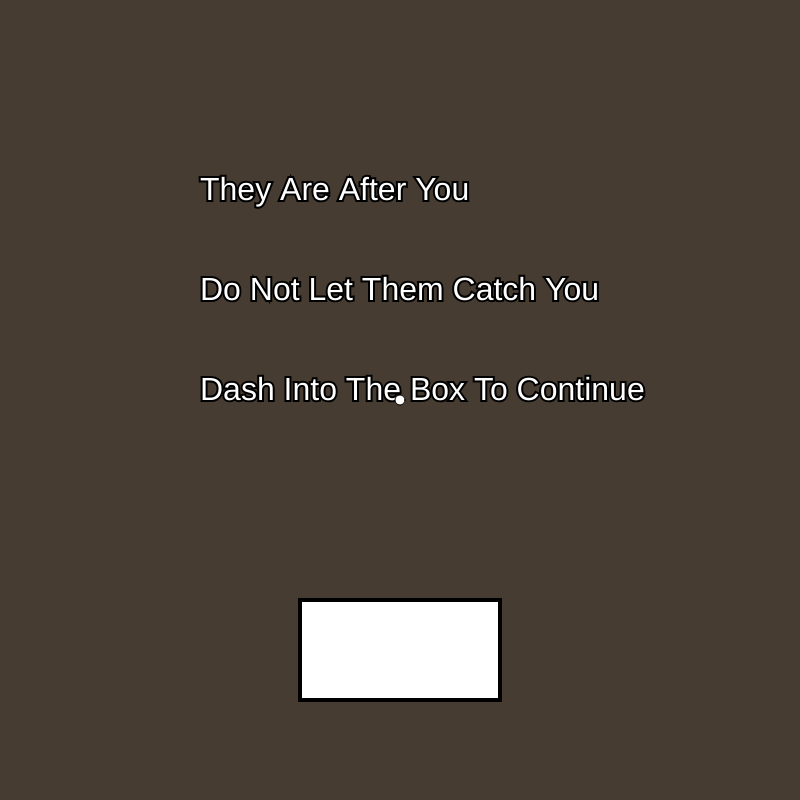
Frame 1 (no input)
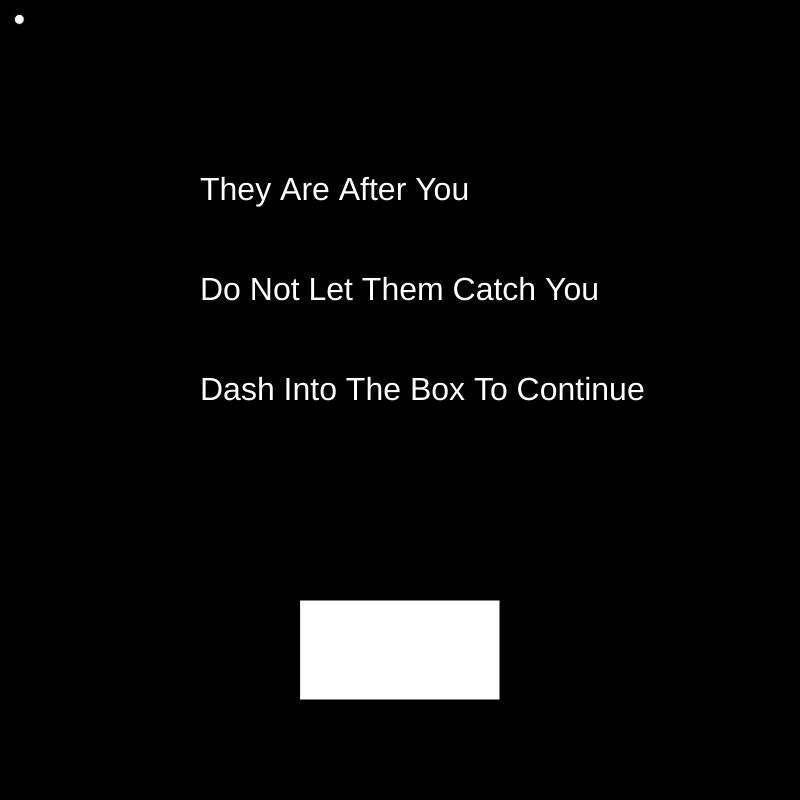
Frame 60 (no input)
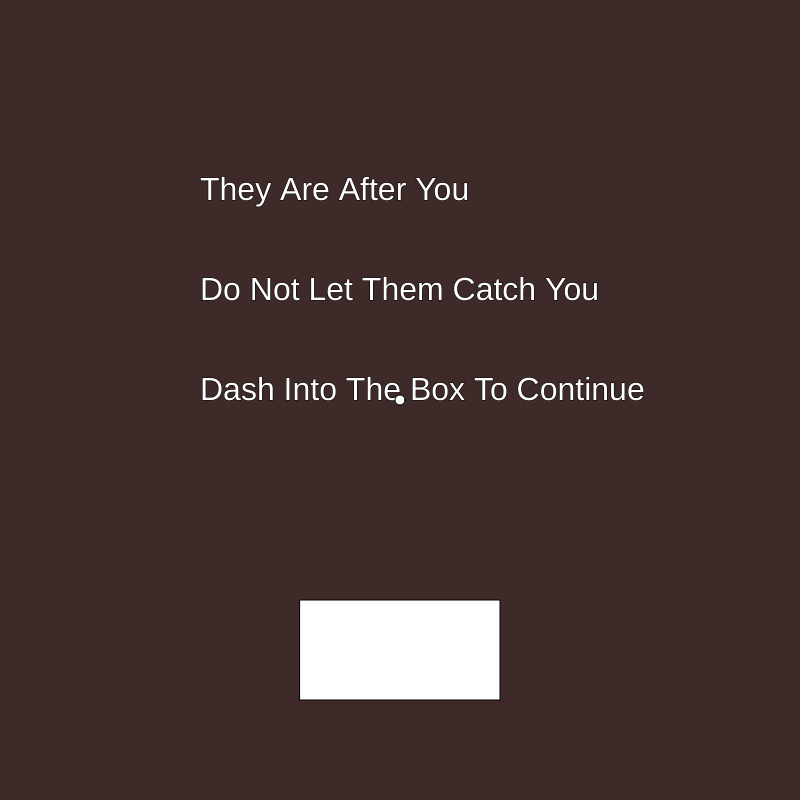
Frame 120 (the mouse pressed at the canvas centre since frame 60)

The p5.js sketch that drew these frames (run headless with seeded random() and noise() and a simulated clock; from frame 60 on, the mouse is pressed at the canvas centre):

// p5.js sketch
// ── sketch.js
let level =0
function setup() {
  frameRate(60);
  createCanvas(800, 800);
  timer = 0;
  x = width / 2;
  y = height / 2;
  stroke(0);
  strokeWeight(1);
  let prevX;
  let prevY;

  textSize(32);
  fill(255);
  stroke(0);
  strokeWeight(4);
  leveltimer = 0;
  Chaser1 = [-100, -100, 0, -1];

  Chaser2 = [-100, height+100, 0, -1];
  
  Chaser3 = [width+100, height+100, 0, -1];
  
  Tracer1 = [width+100, -100,0,0,-1]
  Tracer2 = [-100, height+100,0,0,-1]
  
  Racer1 = [width+200,-200,0,0,100]
  
  gameover = false;
}

function draw() {
  if(level == 0){
    r = map(timer, 100, 0, 150, 0);
  g = map(timer, 100, 0, 100, 0);
  b = map(timer, 100, 0, 100, 0);
  background(r, g, b);
    if (timer > 0) {
    timer--;
  } else if (timer < 1 && timer > -10) {
    background(70 + timer * 5, 60 + timer * 5, 50 + timer * 5);
    timer--;
  }
    text('They Are After You', 200,200);
    text('Do Not Let Them Catch You', 200,300);
    text('Dash Into The Box To Continue', 200,400);
    rect(300,600,200,100)
    leveltimer = 0
  }
  if (level == 0) {
    if(mouseX>300&&mouseX<500&&mouseY>600&&mouseY<700){
      if (timer <= 0){
      if(mouseIsPressed){
        level =1
        
        
      }}
    }
  }
  if (level == 1) {
  r = map(timer, 100, 0, 150, 50);
  g = map(timer, 100, 0, 100, 150);
  b = map(timer, 100, 0, 100, 250);
  background(r, g, b);
    if (timer > 0) {
    timer--;
  } else if (timer < 1 && timer > -10) {
    background(200 + timer * 5, 200 + timer * 5, 250 + timer * 5);
    timer--;
  }

  }
  if (level == 2) {
  r = map(timer, 100, 0, 150, 70);
  g = map(timer, 100, 0, 100, 250);
  b = map(timer, 100, 0, 100, 145);
  background(r, g, b);
    if (timer > 0) {
    timer--;
  } else if (timer < 1 && timer > -10) {
    background(200 + timer * 5, 260 + timer * 5, 240 + timer * 5);
    timer--;
  }

  }
   if (level == 3) {
  r = map(timer, 100, 0, 150, 200);
  g = map(timer, 100, 0, 100, 50);
  b = map(timer, 100, 0, 100, 50);
  background(r, g, b);
    if (timer > 0) {
    timer--;
  } else if (timer < 1 && timer > -10) {
    background(220 + timer * 5, 100 + timer * 5, 100 + timer * 5);
    timer--;
  }

  }
  if (level == 10) {
  r = map(timer, 100, 0, 150, 250);
  g = map(timer, 100, 0, 100, 200);
  b = map(timer, 100, 0, 100, 100);
  background(r, g, b);
    if (timer > 0) {
    timer--;
  } else if (timer < 1 && timer > -10) {
    background(260 + timer * 5, 240 + timer * 5, 200 + timer * 5);
    timer--;
  }

  }

  //cooldown
  
  if (mouseIsPressed) {
    if (timer <= 0) {
      timer = 100;

      //slash
      prevX = x;
      prevY = y;
      x = mouseX;
      y = mouseY;
      stroke(255, 220, 255);
      strokeWeight(10);
      line(prevX, prevY, x, y);

      stroke(0, 0, 0);
      strokeWeight(1);
    }
  }
  //object
  fill(255, 255, 255);
  stroke(0, 0, 0);
  strokeWeight(1);
  ellipse(x, y, 10);
  x += map(mouseX - x, -width, width, -40, 40);
  y += map(mouseY - y, -height, height, -40, 40);
  leveltimer++;

  //enemies--
  //1-Chaser: directly comes at the player through diagonals
  //2-Tracer: approaches the player indirectly,through orbit
  //3-Racer: rapidly bounces around the screen
  
  if (level == 1) {
    if(leveltimer<100){
      textSize(50);
    text('Level 1', 340,390);
      text('Do Not Die', 300,450);
    }
    if (leveltimer == 200) {
      
      Chaser1 = newChaser(Chaser1);
    }
    if (leveltimer == 400){
      Tracer1 = newTracer(Tracer1)
    }
    
    if (leveltimer == 600) {
       Chaser2 = newChaser(Chaser2);
    }
    if(leveltimer > 100 && leveltimer <1400){
      Racer1=Racer(Racer1)
    }
    
    Chaser1 = Chaser(Chaser1);
    Chaser2 = Chaser(Chaser2);
    Tracer1 = Tracer(Tracer1);
    if(leveltimer > 1600){
      level = 2
      leveltimer = 0 
      newRacer()
    }
  }
  if (level == 2) {
     if(leveltimer<100){
      textSize(50);
    text('Level 2', 340,390);
      text('Do Not Die', 300,450);
    }
    if (leveltimer == 200){
    Chaser1 = newChaser(Chaser1);
    Tracer1 = newTracer(Tracer1)
    
      Tracer2 = newTracer(Tracer2)
    
    }
    if (leveltimer == 820){
    
    Tracer1 = newTracer(Tracer1)
    
      Tracer2 = newTracer(Tracer2)
    
    }
    Chaser1 = Chaser(Chaser1);
    
    Tracer1 = Tracer(Tracer1);
    Tracer2 = Tracer(Tracer2);
    if(leveltimer > 100 && leveltimer <1400){
      Racer1=Racer(Racer1)
    }
    if(leveltimer >1500){
      level = 3
      leveltimer = 0 
      newRacer()
    }
  }
   if (level == 3) {
     if(leveltimer<100){
      textSize(50);
    text('Level 3', 340,390);
      text('Do Not Die', 300,450);
    }
    if (leveltimer == 200){
    Chaser1 = newChaser(Chaser1);
    
    
    }
     if (leveltimer == 400){
    Chaser2 = newChaser(Chaser2);
    
    
    }
     if (leveltimer == 600){
    Chaser3 = newChaser(Chaser3);
    
    
    }
    if (leveltimer == 800){
    
    Tracer1 = newTracer(Tracer1)
    
      Tracer2 = newTracer(Tracer2)
    
    }
     if(leveltimer > 800 && leveltimer <1400){
      Racer1=Racer(Racer1)
    }
    Chaser1 = Chaser(Chaser1);
    Chaser2 = Chaser(Chaser2);
    Chaser3 = Chaser(Chaser3);
    Tracer1 = Tracer(Tracer1);
    Tracer2 = Tracer(Tracer2);
    
    if(leveltimer >1500){
      level = 10
    }
  }
  if(level ==10){
    
  text('vicotory !!1!', 400,400);
  }

  //gameover state
  if (gameover == true) {
    textSize(100);
    fill(255)
    background(255, 0, 0, 50);
    text('DEATH', 225,400);
    textSize(50);
    text('Click To Restart', 215,500);
    
    frameRate(0);
    
  }
}

function newChaser(list) {
  
  
  list[2] = random(5, 8);
  list[3] = 600;

  return list;
}

function newTracer(list) {
  
  list[4] = 600;

  return list;
}

function Chaser(array) {
  list = array;
  life = list[3];
  
  if (life > 0) {
    life = life - 1;
    //console.log(life)
    X = list[0];
    Y = list[1];
    speed = list[2];
    if (dist(x, y, X, Y) < 20) {
      gameover = true;
    }
    fill(242, 44, 41, map(life, 1000, 0, 256, 20));
    stroke(0, 0, 0, map(life, 1000, 0, 256, 20));
    ellipse(X, Y, 50);

    if (x > X) {
      X += speed;
    } else {
      X -= speed;
    }
    if (y > Y) {
      Y += speed;
    } else {
      Y -= speed;
    }
    
    list = [X, Y, speed, life];
    return list;
  }
  if(life == 0){
    list[0] = random(0,800)
    list[1] = -100
  }
  return list;
}

function Tracer(array) {
  list = array;
  life = list[4];
  
  if (life > 0) {
    life = life - 1;
    
    X = list[0];
    Y = list[1];
    xspeed = list[2];
    yspeed = list[3]
    if (dist(x, y, X, Y) < 40) {
      gameover = true;
    }
    fill(100, 256, 50, map(life, 1000, 0, 256, 20));
    stroke(0, 0, 0, map(life, 1000, 0, 256, 20));
    ellipse(X, Y, 100);

    xspeed+= map(X-x,-800,800,1,-1)
    yspeed+= map(Y-y,-800,800,1,-1)
    xspeed = constrain(xspeed,-8,8)
    yspeed = constrain(yspeed,-8,8)
    X+=xspeed
    Y+=yspeed
    //console.log(X,Y)
    list = [X, Y, xspeed,yspeed, life];
    return list;
  }
  if(life == 0){
    list[0] = random(0,800)
    list[1] = height+100
  }
  return list;

}

function Racer(array) {
  
  
  RacerX = array[0]
  RacerY = array[1]
  Xvel = array[2]
  Yvel = array[3]
  Rtimer = array[4]
  
  //console.log(RacerX,RacerY, Xvel,Yvel)
  
  fill(50,50,200)
  ellipse(RacerX,RacerY,30)
  RacerX+=Xvel
  RacerY+=Yvel
  if(leveltimer<1300){
  if (RacerX>width+100||RacerX<-100){
    if (Rtimer<0){
    Racer1 = newRacer()
    }
    else{
      Rtimer--
    }
    //console.log("a")
  }
  if (RacerY>height+100||RacerY<-100){
    if (Rtimer<0){
    Racer1 = newRacer()
    }
    else{
      Rtimer--
    }
    //console.log("a")
  }
}
  //console.log("b")
  if (dist(x, y, RacerX, RacerY) < 15) {
      gameover = true;
    }
  return[RacerX,RacerY, Xvel,Yvel,Rtimer]
  }
  

function newRacer(){
  start=random(0,4)
  //console.log(start)
  
  if(start < 1){
    RacerX = random(0,width)
    RacerY = -75
    
  }
  else if(start <2){
    RacerX = random(0,width)
    RacerY = height+75
    
  }
  else if(start <3){
    RacerY = random(0,height)
    RacerX = width+75
  }
  else{
    RacerY = random(0,height)
    RacerX = -75
    
  }
  
  Xvel = map(RacerX-x,-400,400,10,-10)
  Yvel = map(RacerY-y,-400,400,10,-10)
  
  Rtimer = random(10,100)
  return[RacerX,RacerY, Xvel,Yvel,timer]

}
function mousePressed(){
  if(gameover==true){
    level = 1
    setup()
  }
}
